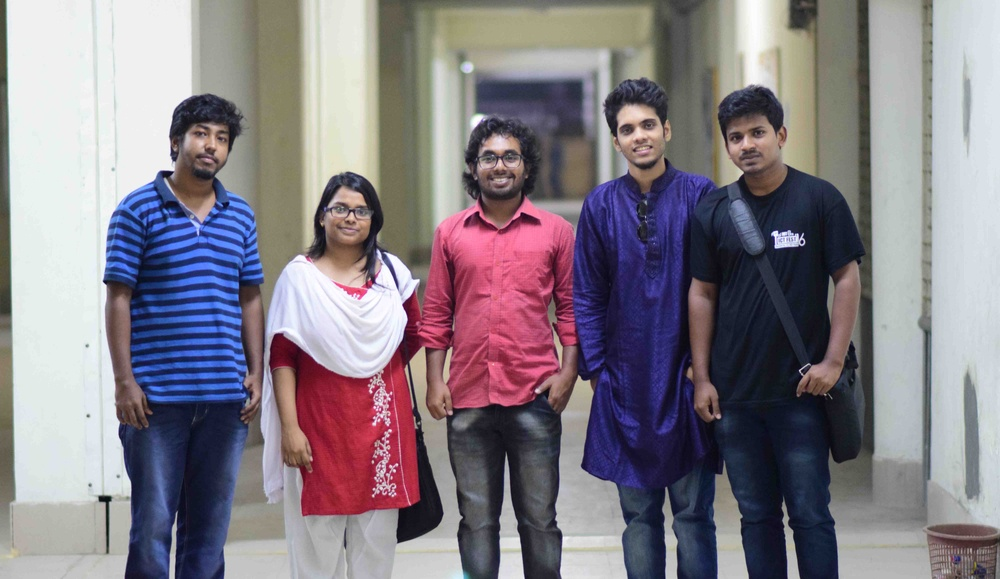
#> input picture group.jpg, 1000 x 579 px, shrunk from 6000 x 3472 before the run
$ python template_matching.py
#> lines starting #> are read from the running program, lines starting #| are printed output that depends on the picture; after the words box and inside, x2 and y2 are one past the last pixel; in counts of white or black regions, pixels touching at a corner belong together
import cv2
import numpy as np
import matplotlib.pyplot as plt

group_img = cv2.imread('group.jpg')
#> group_img is the input picture: shape (579, 1000, 3); mean B, G, R 134.4, 125.5, 132.7
gray = cv2.cvtColor(group_img,cv2.COLOR_RGB2GRAY)
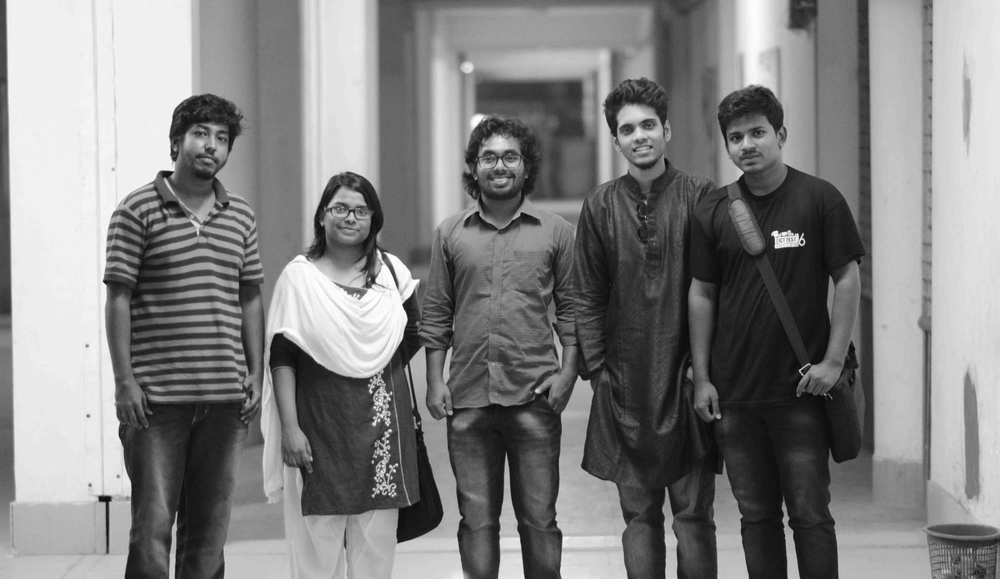
#> gray: shape (579, 1000); min 6, max 255, mean 129

mizan_img = cv2.imread('mizan.jpg',0)
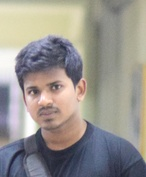
#> input picture mizan.jpg, 146 x 177 px, shrunk from 878 x 1060 before the run
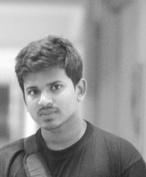
#> mizan_img: shape (177, 146); min 34, max 255, mean 148.4

w, h = mizan_img.shape[::-1]
#> w = 146; h = 177

res = cv2.matchTemplate(gray,mizan_img,cv2.TM_CCOEFF_NORMED)
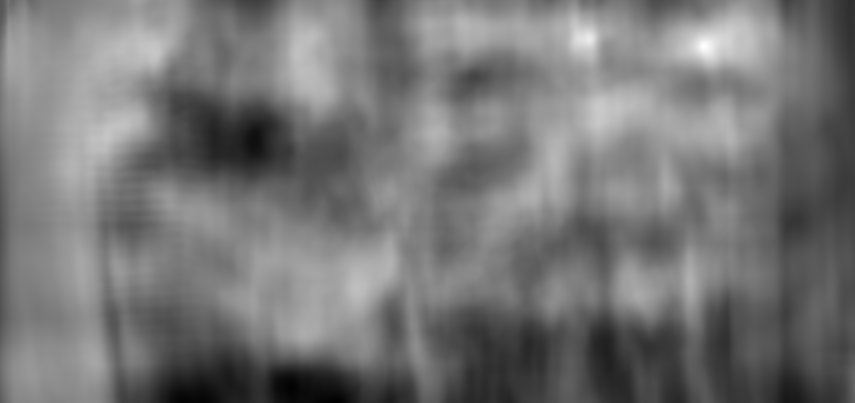
#> res: shape (403, 855) float32; min -0.482, max 0.703, mean 0.066; drawn with min black and max white
th = 0.7

loc = np.where(res >= th)
#> loc = ([46, 46], [703, 704])

for pt in zip(*loc[::-1]):
    cv2.rectangle(group_img,pt,(pt[0]+w, pt[1]+h),(0,255,255),2)
#> this loop made 2 passes
#> pt on passes 1 to 2: (703, 46), (704, 46)
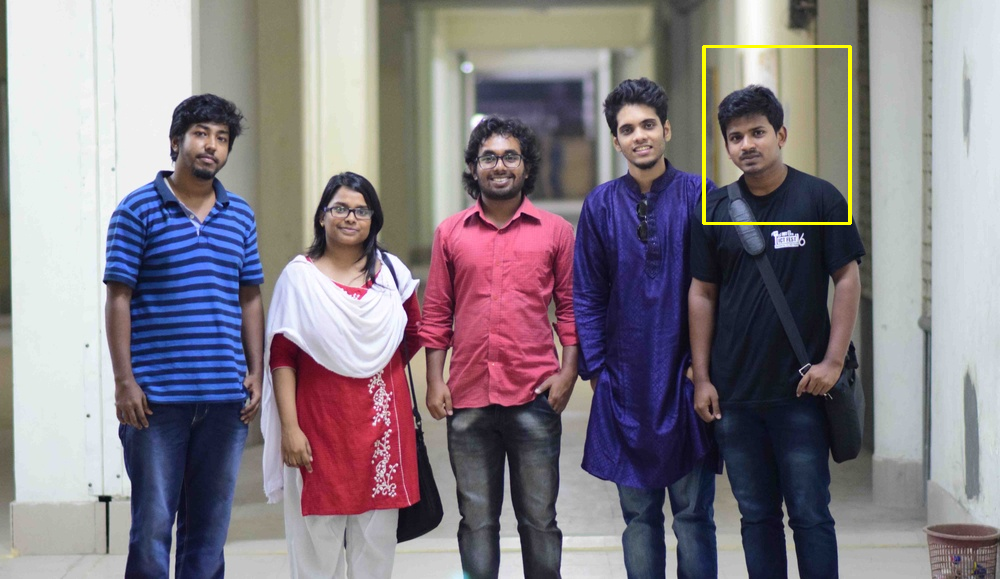
#> group_img: shape (579, 1000, 3); 0.4% of pixels changed, all inside (x1, y1, x2, y2) = (702, 45, 852, 225)
#cv2.imshow('result',group_img)
plt.imshow(group_img)
plt.show()

cv2.waitKey(0)
cv2.destroyAllWindows()
